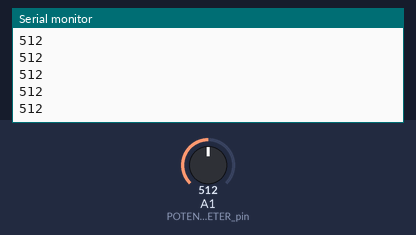
A sketch run on a simulated Arduino Uno, built with avr-gcc and run on an emulated ATmega328P. On the bench: the last lines printed to the serial monitor. The test bench sets the inputs (shaded band); at power-on: A1 (POTENTIOMETER_pin) = 512.

Above: at 1.2 s.
1.3 s: A1 (POTENTIOMETER_pin) set to 716
At 2.0 s:
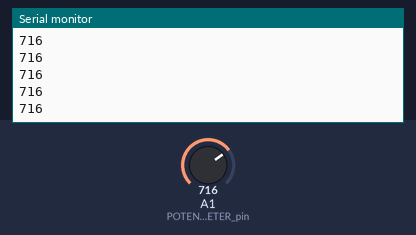
2.8 s: A1 (POTENTIOMETER_pin) set to 900
At 3.6 s:
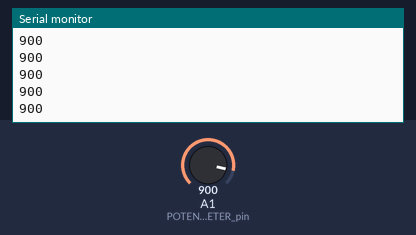
Timing chart, 0 to 5.8 s (numbered marks = the images above; inputs shaded):
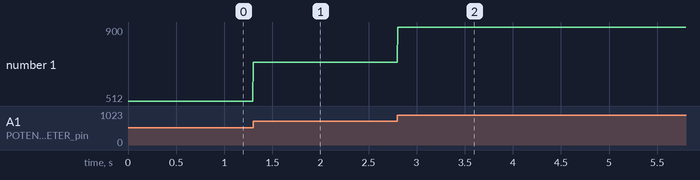

Measured:
- after the input at 1.3 s, the serial monitor: prints a new line at once (image 1)
- after the input at 2.8 s, the serial monitor: prints a new line at once (image 2)
- plotted number 1: 512 → 716 after the input at 1.3 s, 716 → 900 after the input at 2.8 s

The sketch:

potentiometer.ino
```cpp
/*
Circuit

                |---> 5v
                |
Potentiometer --|---> A1
                |
                |---> GND
*/

const int POTENTIOMETER_pin = A1;
int value;

void setup()
{
	pinMode(POTENTIOMETER_pin, INPUT);
	Serial.begin(9600);
}

void loop()
{
	value = analogRead(POTENTIOMETER_pin);
	Serial.println(value);
	delay(5);
}
```
